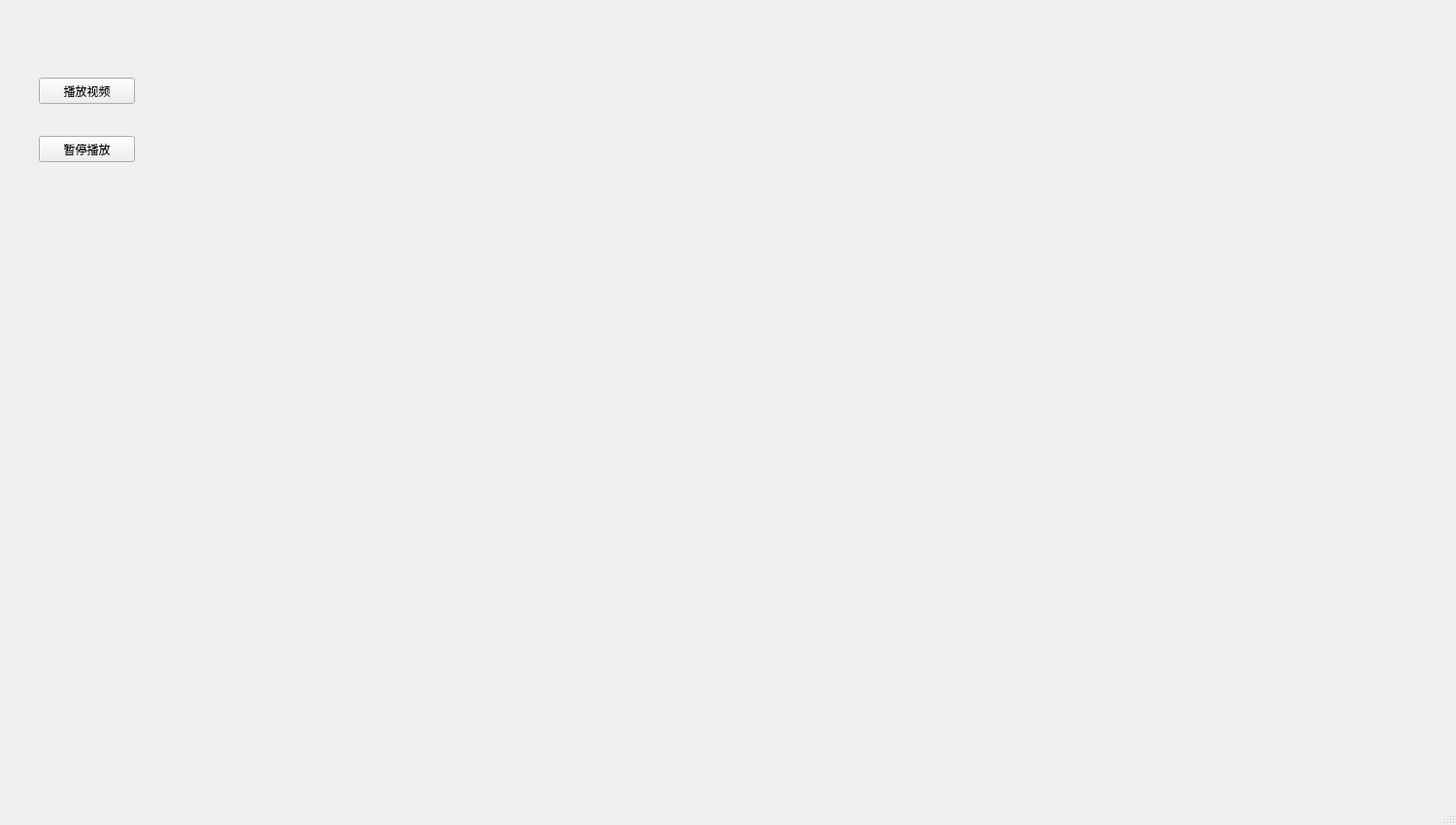
<?xml version="1.0" encoding="UTF-8"?>
<ui version="4.0">
 <class>MainWindow</class>
 <widget class="QMainWindow" name="MainWindow">
  <property name="geometry">
   <rect>
    <x>0</x>
    <y>0</y>
    <width>1500</width>
    <height>850</height>
   </rect>
  </property>
  <property name="windowTitle">
   <string>MainWindow</string>
  </property>
  <widget class="QWidget" name="centralwidget">
   <widget class="QPushButton" name="m_btnEnter2">
    <property name="geometry">
     <rect>
      <x>40</x>
      <y>140</y>
      <width>99</width>
      <height>27</height>
     </rect>
    </property>
    <property name="text">
     <string>暂停播放</string>
    </property>
   </widget>
   <widget class="QLabel" name="label">
    <property name="geometry">
     <rect>
      <x>180</x>
      <y>90</y>
      <width>71</width>
      <height>71</height>
     </rect>
    </property>
    <property name="text">
     <string/>
    </property>
   </widget>
   <widget class="QPushButton" name="m_btnEnter">
    <property name="geometry">
     <rect>
      <x>40</x>
      <y>80</y>
      <width>99</width>
      <height>27</height>
     </rect>
    </property>
    <property name="text">
     <string>播放视频</string>
    </property>
   </widget>
  </widget>
  <widget class="QMenuBar" name="menubar">
   <property name="geometry">
    <rect>
     <x>0</x>
     <y>0</y>
     <width>1500</width>
     <height>31</height>
    </rect>
   </property>
  </widget>
  <widget class="QStatusBar" name="statusbar"/>
 </widget>
 <resources/>
 <connections>
  <connection>
   <sender>m_btnEnter2</sender>
   <signal>clicked()</signal>
   <receiver>label</receiver>
   <slot>hide()</slot>
   <hints>
    <hint type="sourcelabel">
     <x>107</x>
     <y>180</y>
    </hint>
    <hint type="destinationlabel">
     <x>184</x>
     <y>171</y>
    </hint>
   </hints>
  </connection>
 </connections>
</ui>
